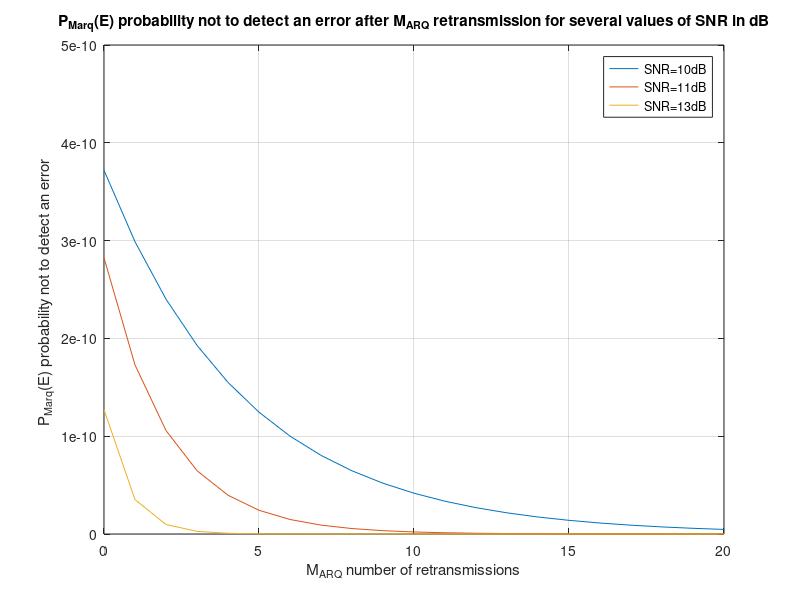

Source code (MATLAB): (Note: this script raises an error after producing the figure.)


%% TP ARQ - Retransmissions 

%% I.4
n=2078;

Marq=0:20;

% SNR=10=SNR=10dB
SNR1=10;
epsilon1=qfunc((SNR1)^0.5)

Pe1=(1-(1-epsilon1)^2047)*2^(-(2078-2047))
Pc1=(1-epsilon1)^n;
Pd1=1-Pc1;

P_Marq1=Pd1.^Marq*Pe1

% SNR=11dB
SNR2=11;
epsilon2=qfunc((SNR2)^0.5)

Pe2=(1-(1-epsilon2)^2047)*2^(-(2078-2047))
Pc2=(1-epsilon2)^n;
Pd2=1-Pc2;

P_Marq2=Pd2.^Marq*Pe2

%SNR=13dB
SNR3=13;
epsilon3=qfunc((SNR3)^0.5)

Pe3=(1-(1-epsilon3)^2047)*2^(-(2078-2047))
Pc3=(1-epsilon3)^n;
Pd3=1-Pc3;

P_Marq3=Pe3*Pd3.^Marq

figure()
plot(Marq,P_Marq1)
hold on
plot(Marq,P_Marq2)
hold on
plot(Marq,P_Marq3)
xlabel("M_{ARQ} number of retransmissions")
ylabel("P_{Marq}(E) probability not to detect an error ")
title('P_{Marq}(E) probability not to detect an error after M_{ARQ} retransmission for several values of SNR in dB')
legend("SNR=10dB","SNR=11dB","SNR=13dB")
grid on
hold off

%% III ARQ Simulation 
% (a)
k=112;
N=128;
sigma=1;
bitsN=motcrc(k,N);

% (b)
rn= channel(bitsN,1);

%(c)
crcdetect(bitsN,rn,k)
